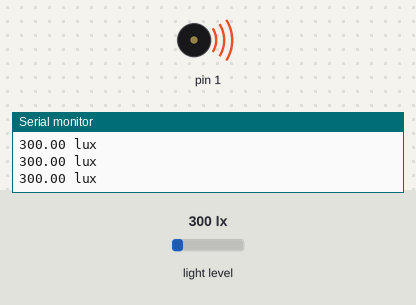
Bench run of a sketch on a simulated Arduino Uno, built with avr-gcc and run on an emulated ATmega328P. On the bench: buzzer (waves = sounding), the last lines printed to the serial monitor. The inputs (shaded band) are chosen by the test bench; at power-on: light level 300 lx.

Above: at 1.2 s.
1.3 s: light level set to 22 lx
2.8 s: light level set to 18 lx
At 4.3 s:
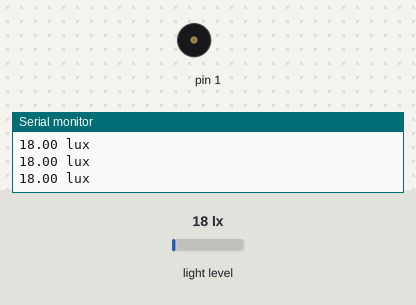
4.6 s: light level set to 40 lx
At 6.3 s:
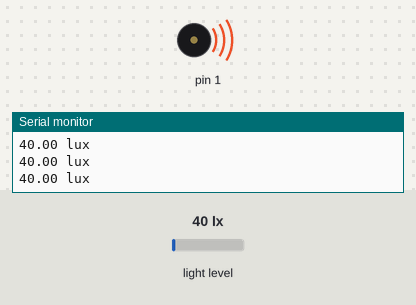
Timing chart, 0 to 7.8 s (numbered marks = the images above; inputs shaded):
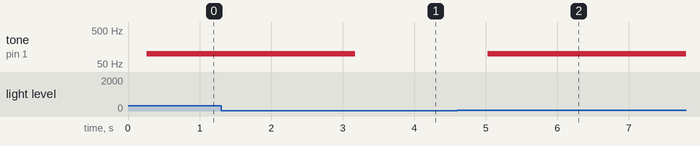

Measured:
- the behaviour switches between 21 and 20 lx on light level (found by bisection; images 0 and 1)
- after the input at 2.8 s, tone on pin 1: 100 Hz → silent after 0.38 s
- after the input at 4.6 s, tone on pin 1: silent → 100 Hz after 0.43 s

The sketch:

Sensing_Wearable.ino
```cpp
#include <Wire.h>
#include <Adafruit_Sensor.h>
#include <Adafruit_TSL2561_U.h>

Adafruit_TSL2561_Unified tsl = Adafruit_TSL2561_Unified(TSL2561_ADDR_FLOAT, 12345);

void setup(void)
{
  Serial.begin(9600);
  pinMode(1, OUTPUT);
}

void loop(void)
{
  sensors_event_t event;
  tsl.getEvent(&event);

  if (event.light)
  {
    Serial.print(event.light); Serial.println(" lux");
  }
  else
  {
    Serial.println("Sensor overload");
  }
  delay(250);

  if (event.light > 20)
  tone(1, 100);
  else noTone(1);
}
```
